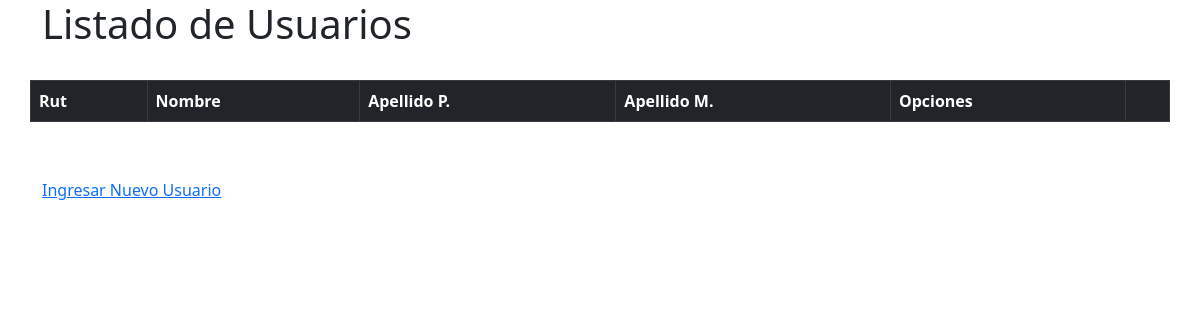
The app's page /usuariosList, older data.
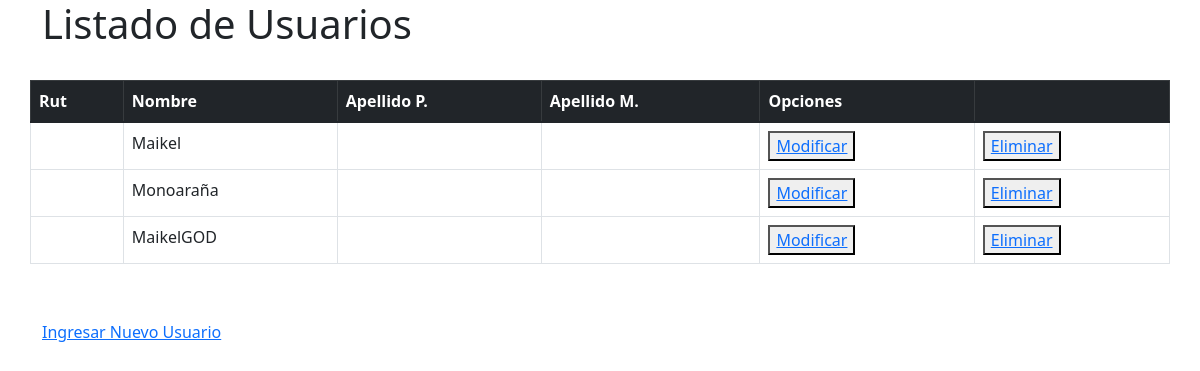
The same page, newer data.
### venta/models.py (models this page shows, shortened)
class Usuario(models.Model):
    idUser           = models.AutoField(db_column='idUser', primary_key=True)
    nombre           = models.CharField(max_length=20)
    email            = models.EmailField(unique=True, max_length=100, blank=True, null=True)
    telefono         = models.CharField(max_length=45)

### venta/views.py (the view)
# urls.py: path('usuariosList', views.usuariosList, name='usuariosList'),
def usuariosList(request):
    usuarios= Usuario.objects.all()
    contexto={
        'usuarios': usuarios
    }
    return render(request, 'venta/usuariosList.html', contexto)

### venta/templates/venta/usuariosList.html (shortened to what this page needs)
{% load static %}
<!DOCTYPE html>
<html lang="en">
<head>
    <link href="https://cdn.jsdelivr.net/npm/bootstrap@5.1.3/dist/css/bootstrap.min.css" rel="stylesheet"
>
</head>
<body>
    <div class="container">
        <div class="row">
            <h1>Listado de Usuarios</h1>
        </div>
        <br>
        <div class="row mb-3">
            <table class="table table-bordered" id="usuarios">
                <thead class="table-dark">
                    <tr>
                        <th scope="col">Rut</th>
                        <th scope="col">Nombre</th>
                        <th scope="col">Apellido P.</th>
                        <th scope="col">Apellido M.</th>
                        <th scope="col">Opciones</th>
                        <th scope="col"></th>
                    </tr>
                </thead>
                {% for auxUser in usuarios%}
                <tr>
                    <td>{{auxUser.rut}}</td>
                    <td>{{auxUser.nombre}}</td>
                    <td>{{auxUser.apellido_paterno}}</td>
                    <td>{{auxUser.apellido_materno}}</td>
                    <td><button type="button"><a href="{% url 'usuariosEdit' pk=auxUser.rut %}">Modificar</a></button></td>
                    <td><button type="button"><a href="{% url 'usuariosDel' pk=auxUser.rut %}">Eliminar</a></button></td>
                </tr>
                {% endfor %}
            </table>
        </div>
        <br>
        <div class="row">
            <a href="{% url 'usuariosAdd' %}">Ingresar Nuevo Usuario</a>
        </div>
    </div>
</body>
</html>

Row changes from the older to the newer data that the page shows:
added Usuario: nombre "Maikel"
added Usuario: nombre "Monoaraña"
added Usuario: nombre "MaikelGOD"
